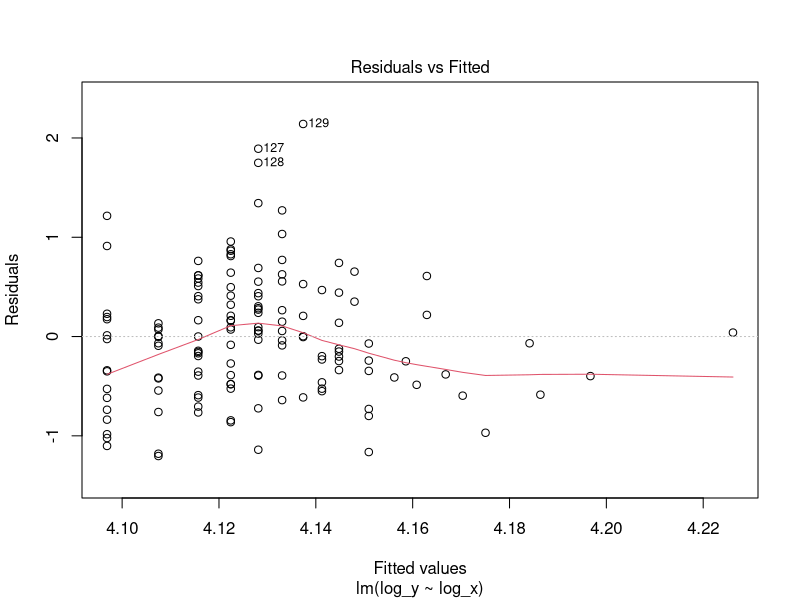
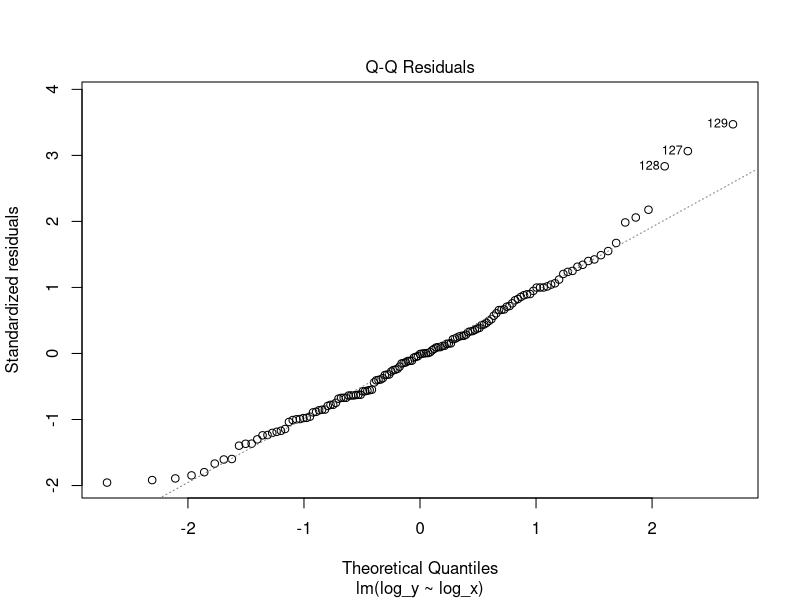
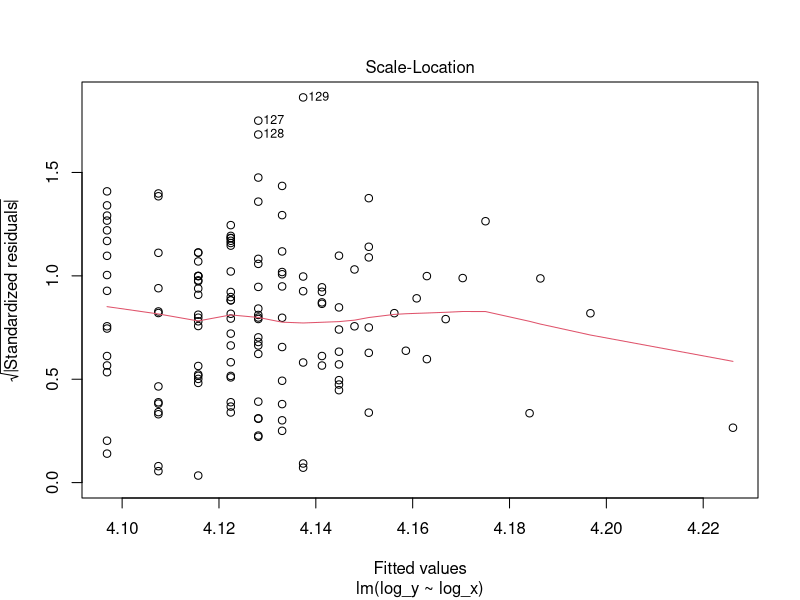
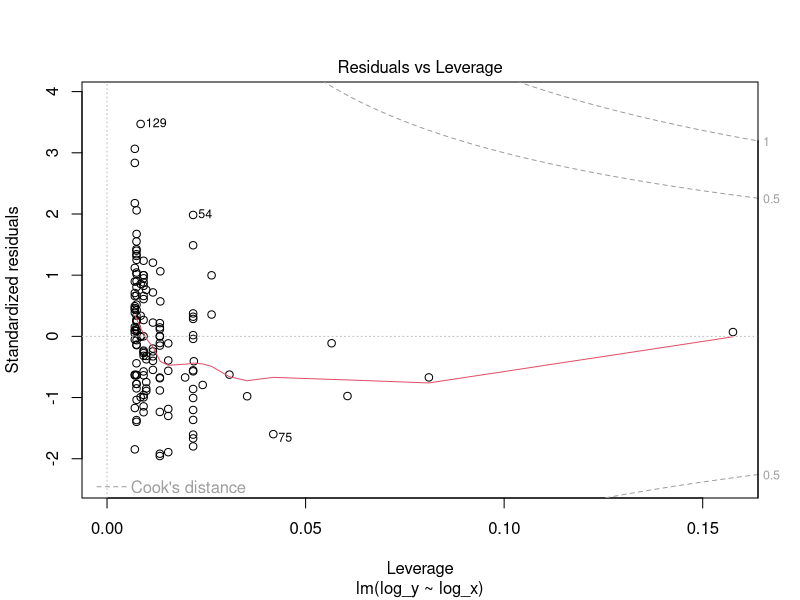
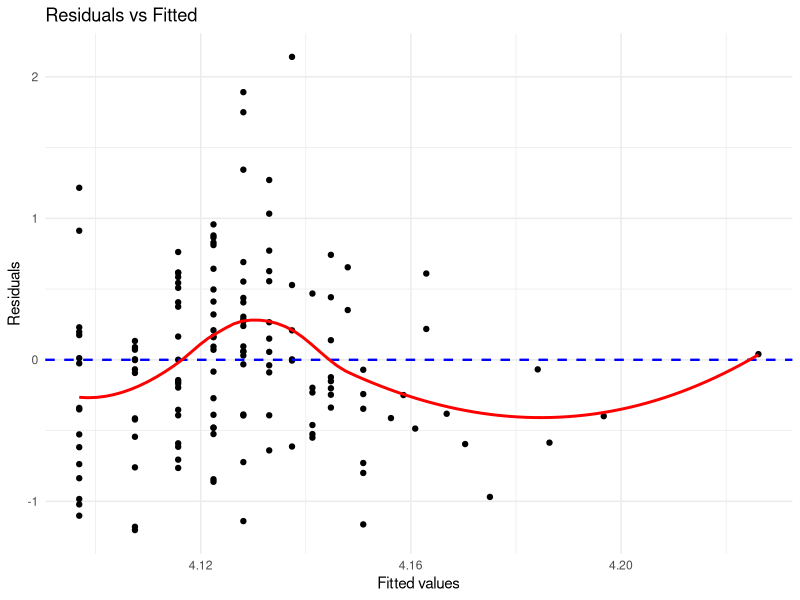
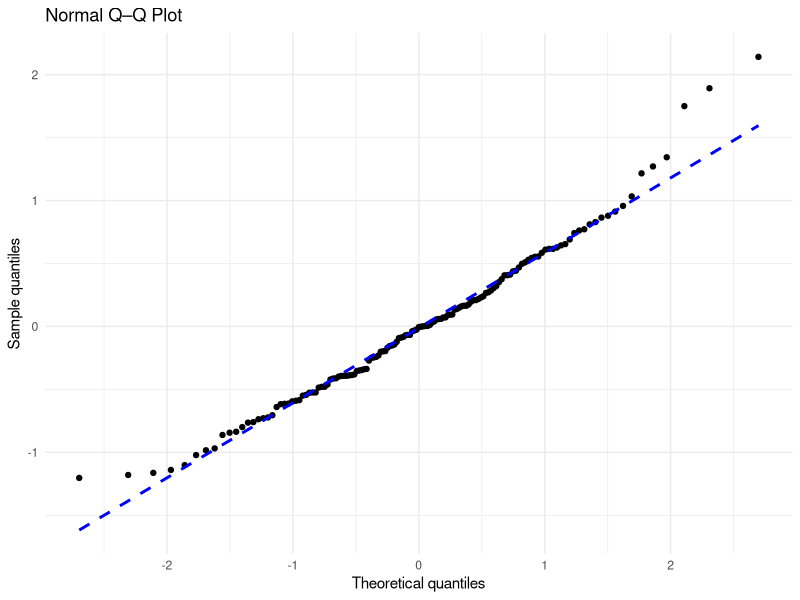
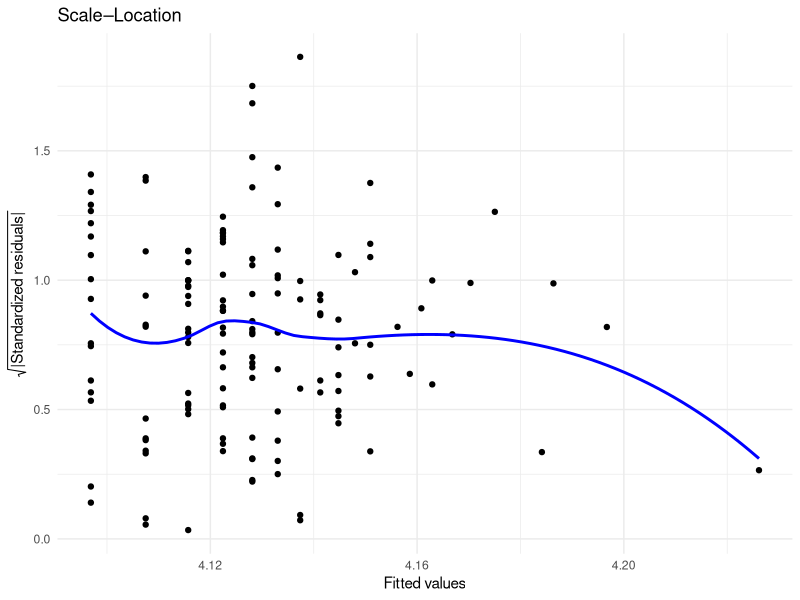
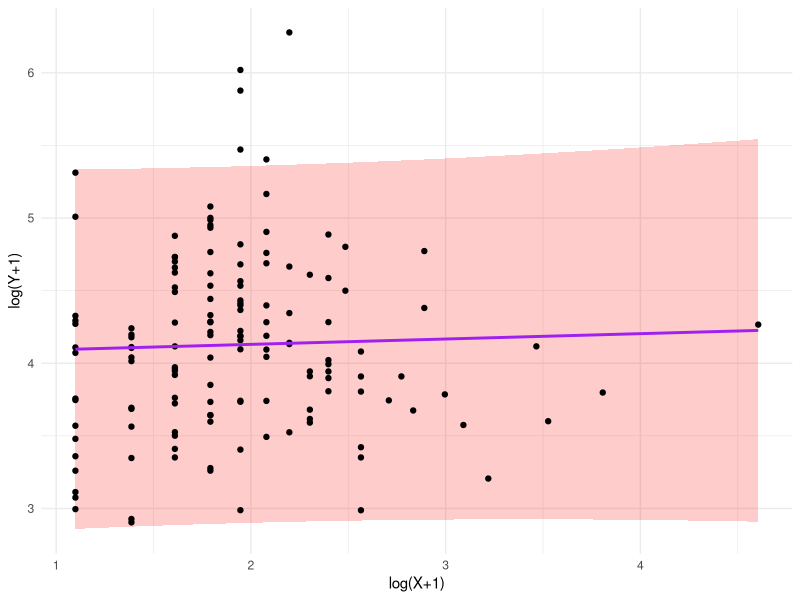

These figures' R source, in order:

library(ggplot2)

#––––––––––––––––––––––––––––––––––––––––––––––––––––––––––––––––––––––––
# 1. Load & transform
#––––––––––––––––––––––––––––––––––––––––––––––––––––––––––––––––––––––––
data <- read.csv("../data/data.csv")

dependent_var   <- "Volatility"
independent_var <- "Trump"

data$log_y <- log(data[[dependent_var]])
data$log_x <- log(data[[independent_var]])



#––––––––––––––––––––––––––––––––––––––––––––––––––––––––––––––––––––––––
# 2. Fit model & compute diagnostics
#––––––––––––––––––––––––––––––––––––––––––––––––––––––––––––––––––––––––
model <- lm(log_y ~ log_x, data = data)
plot(model)

# 2a. R^2
r2 <- summary(model)$r.squared
cat(sprintf("R-squared: %.4f\n", r2))

# 2b. 95% confidence intervals for intercept & slope
ci <- confint(model, level = 0.95)
print(ci)

# add diagnostic columns for plots A–C
data$fitted        <- fitted(model)
data$residuals     <- resid(model)
data$std_residuals <- rstandard(model)
data$sqrt_abs_std  <- sqrt(abs(data$std_residuals))

#––––––––––––––––––––––––––––––––––––––––––––––––––––––––––––––––––––––––
# 3. Plot A: Residuals vs Fitted + LOESS expectation curve
#––––––––––––––––––––––––––––––––––––––––––––––––––––––––––––––––––––––––
pA <- ggplot(data, aes(x = fitted, y = residuals)) +
  geom_point(color = "black", size = 1.5) +
  geom_hline(yintercept = 0,
             linetype    = "dashed",
             size        = 0.8,
             color       = "blue") +
  geom_smooth(method = "loess",
              se     = FALSE,
              color  = "red",
              size   = 1) +
  labs(title = "Residuals vs Fitted",
       x     = "Fitted values",
       y     = "Residuals") +
  theme_minimal()

ggsave("plots/residuals_vs_fitted.png",
       plot   = pA,
       width  = 6,
       height = 4,
       dpi    = 300)

#––––––––––––––––––––––––––––––––––––––––––––––––––––––––––––––––––––––––
# 4. Plot B: Normal Q–Q of residuals
#––––––––––––––––––––––––––––––––––––––––––––––––––––––––––––––––––––––––
pB <- ggplot(data, aes(sample = residuals)) +
  stat_qq(color = "black", size = 1.5) +
  stat_qq_line(linetype = "dashed",
               size     = 1,
               color    = "blue") +
  labs(title = "Normal Q–Q Plot",
       x     = "Theoretical quantiles",
       y     = "Sample quantiles") +
  theme_minimal()

ggsave("plots/qq_plot.png",
       plot   = pB,
       width  = 6,
       height = 4,
       dpi    = 300)

#––––––––––––––––––––––––––––––––––––––––––––––––––––––––––––––––––––––––
# 5. Plot C: Scale–Location (sqrt|standardized residuals| vs fitted)
#––––––––––––––––––––––––––––––––––––––––––––––––––––––––––––––––––––––––
pC <- ggplot(data, aes(x = fitted, y = sqrt_abs_std)) +
  geom_point(color = "black", size = 1.5) +
  geom_smooth(method = "loess",
              se     = FALSE,
              color  = "blue",
              size   = 1) +
  labs(title = "Scale–Location",
       x     = "Fitted values",
       y     = expression(sqrt("|Standardized residuals|"))) +
  theme_minimal()

ggsave("plots/scale_location.png",
       plot   = pC,
       width  = 6,
       height = 4,
       dpi    = 300)

#––––––––––––––––––––––––––––––––––––––––––––––––––––––––––––––––––––––––
# 6. Plot D: log–log + both 95% bands (CI in blue, PI in red)
#––––––––––––––––––––––––––––––––––––––––––––––––––––––––––––––––––––––––
# 6a. Create grid for predictions
new_data <- data.frame(
  log_x = seq(min(data$log_x),
              max(data$log_x),
              length.out = 200)
)

# 6b. Compute confidence interval for mean response
pred_ci <- predict(model,
                  newdata  = new_data,
                  interval = "confidence",
                  level    = 0.95)
df_ci <- cbind(new_data, as.data.frame(pred_ci))

# 6c. Compute prediction interval for new observations
pred_pi <- predict(model,
                  newdata  = new_data,
                  interval = "prediction",
                  level    = 0.95)
df_pi <- cbind(new_data, as.data.frame(pred_pi))

# 6d. Build the ggplot
pD <- ggplot() +
  # prediction band (wider, red, behind)
  geom_ribbon(data = df_pi,
              aes(x = log_x, ymin = lwr, ymax = upr),
              fill  = "red",
              alpha = 0.2) +
  # points
  geom_point(data = data,
             aes(x = log_x, y = log_y),
             color = "black",
             size  = 1.5) +
  # fitted line
  geom_line(data = df_ci,
            aes(x = log_x, y = fit),
            color = "purple",
            size  = 1) +
  labs(
       x = "log(X+1)",
       y = "log(Y+1)") +
  theme_minimal()

ggsave("plots/log_Trump-log_Volatility_4.png",
       plot   = pD,
       width  = 6,
       height = 4,
       dpi    = 300)
